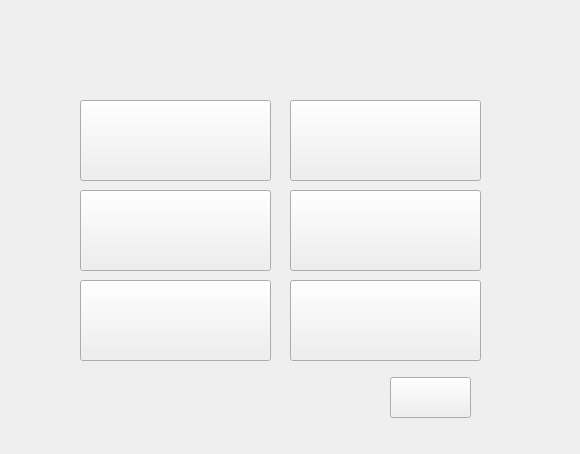
<?xml version="1.0" encoding="UTF-8"?>
<ui version="4.0">
 <class>intensity</class>
 <widget class="QWidget" name="intensity">
  <property name="geometry">
   <rect>
    <x>0</x>
    <y>0</y>
    <width>580</width>
    <height>454</height>
   </rect>
  </property>
  <property name="windowTitle">
   <string>Form</string>
  </property>
  <property name="styleSheet">
   <string notr="true">border-image: url(:/design/design/type_page_dogbark.png);</string>
  </property>
  <widget class="QPushButton" name="pushButton_5">
   <property name="geometry">
    <rect>
     <x>80</x>
     <y>280</y>
     <width>191</width>
     <height>81</height>
    </rect>
   </property>
   <property name="styleSheet">
    <string notr="true">border-image: url(:/design/design/ptr5.png);</string>
   </property>
   <property name="text">
    <string/>
   </property>
  </widget>
  <widget class="QPushButton" name="pushButton_6">
   <property name="geometry">
    <rect>
     <x>290</x>
     <y>280</y>
     <width>191</width>
     <height>81</height>
    </rect>
   </property>
   <property name="styleSheet">
    <string notr="true">border-image: url(:/design/design/ptr6.png);</string>
   </property>
   <property name="text">
    <string/>
   </property>
  </widget>
  <widget class="QPushButton" name="pushButton_2">
   <property name="geometry">
    <rect>
     <x>290</x>
     <y>100</y>
     <width>191</width>
     <height>81</height>
    </rect>
   </property>
   <property name="styleSheet">
    <string notr="true">border-image: url(:/design/design/ptr2.png);</string>
   </property>
   <property name="text">
    <string/>
   </property>
  </widget>
  <widget class="QPushButton" name="pushButton_4">
   <property name="geometry">
    <rect>
     <x>290</x>
     <y>190</y>
     <width>191</width>
     <height>81</height>
    </rect>
   </property>
   <property name="styleSheet">
    <string notr="true">border-image: url(:/design/design/ptr4.png);</string>
   </property>
   <property name="text">
    <string/>
   </property>
  </widget>
  <widget class="QPushButton" name="pushButton">
   <property name="geometry">
    <rect>
     <x>80</x>
     <y>100</y>
     <width>191</width>
     <height>81</height>
    </rect>
   </property>
   <property name="styleSheet">
    <string notr="true">border-image: url(:/design/design/ptr1.png);</string>
   </property>
   <property name="text">
    <string/>
   </property>
  </widget>
  <widget class="QPushButton" name="check_button">
   <property name="geometry">
    <rect>
     <x>390</x>
     <y>377</y>
     <width>81</width>
     <height>41</height>
    </rect>
   </property>
   <property name="styleSheet">
    <string notr="true">border-image: url(:/design/design/확인.png);</string>
   </property>
   <property name="text">
    <string/>
   </property>
  </widget>
  <widget class="QPushButton" name="pushButton_3">
   <property name="geometry">
    <rect>
     <x>80</x>
     <y>190</y>
     <width>191</width>
     <height>81</height>
    </rect>
   </property>
   <property name="styleSheet">
    <string notr="true">border-image: url(:/design/design/ptr3.png);</string>
   </property>
   <property name="text">
    <string/>
   </property>
  </widget>
 </widget>
 <resources>
  <include location="gui_design.qrc"/>
 </resources>
 <connections/>
</ui>
